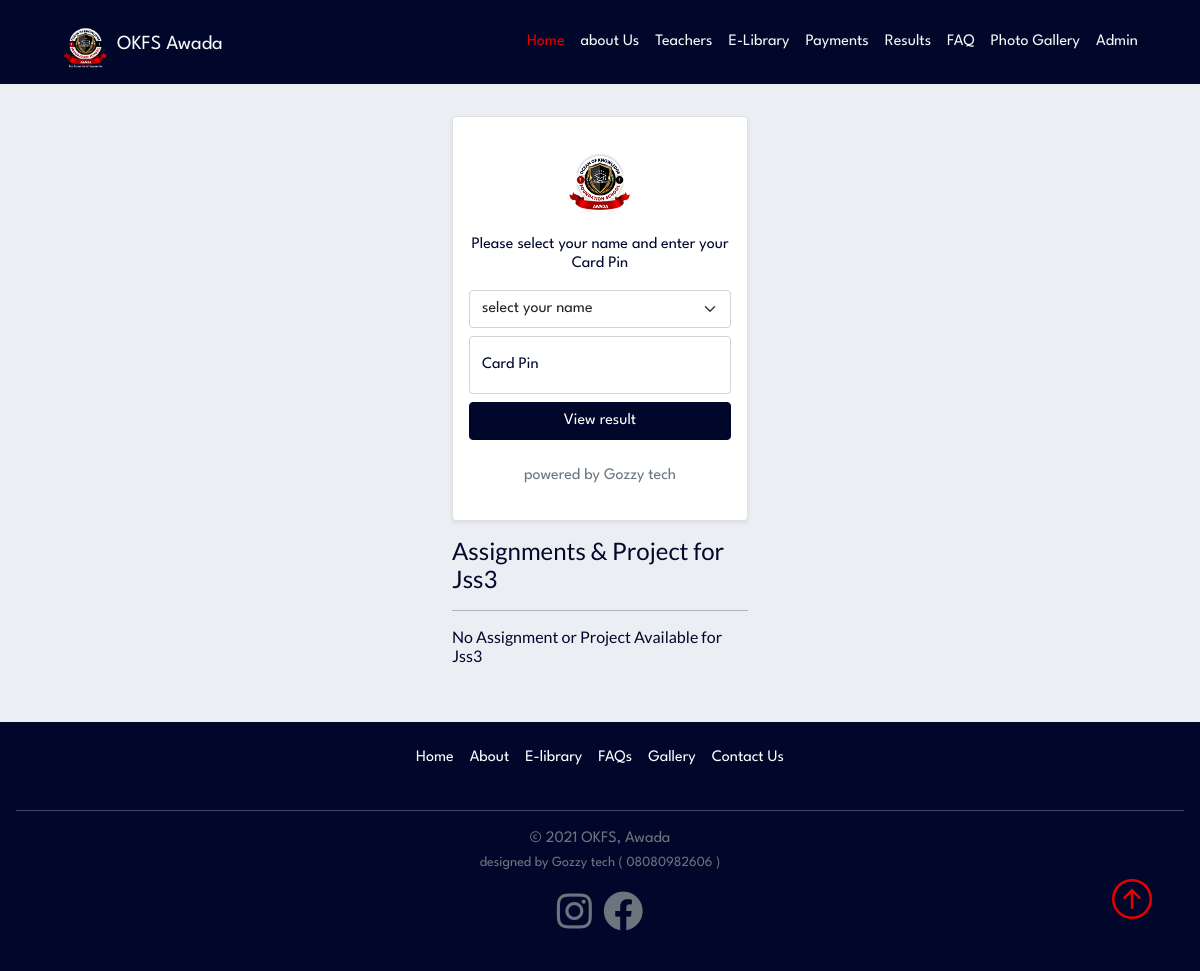
The app's page /SRMS/Jss3/1/, older data.
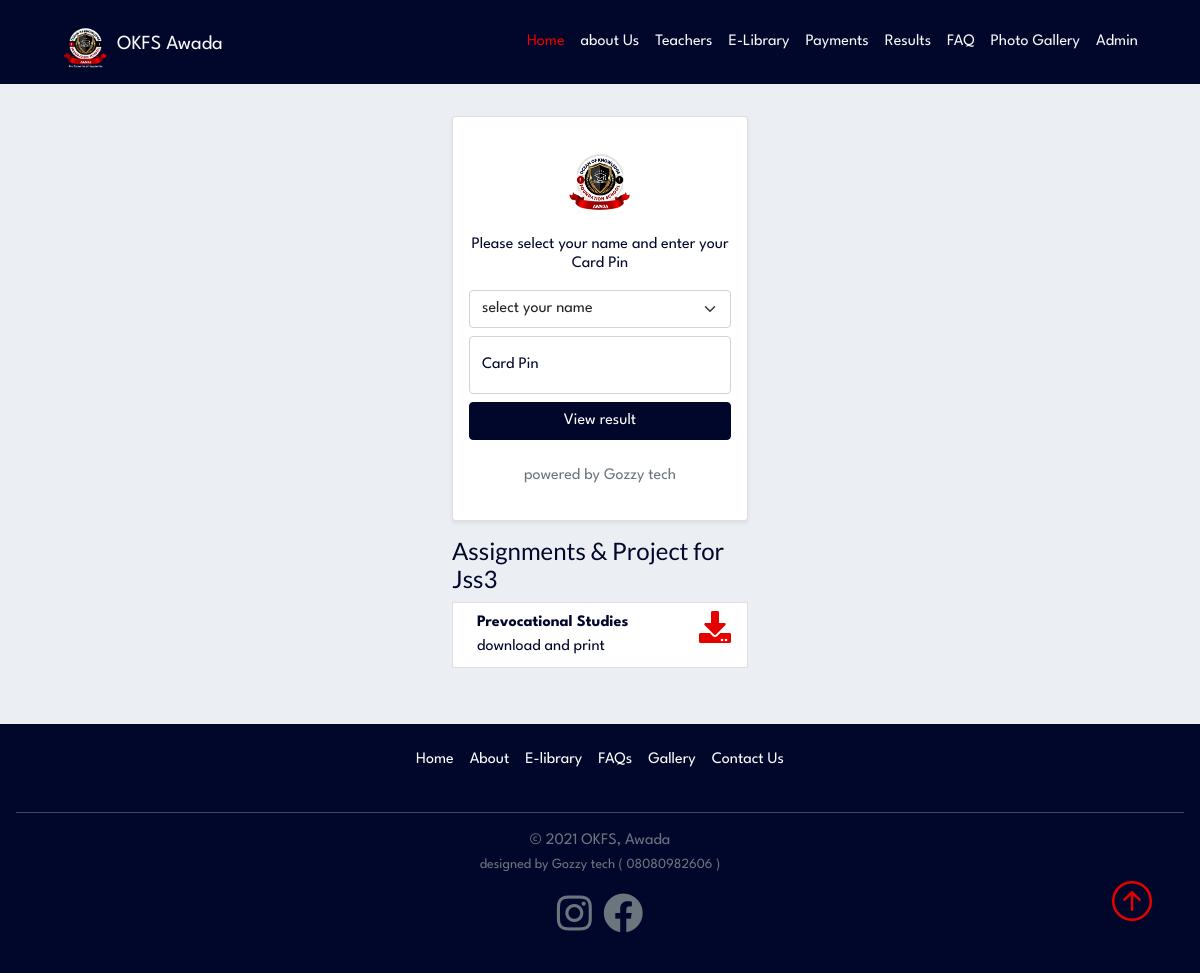
The same page, newer data.
### SRMS/models.py (models this page shows, shortened)
class Class(models.Model):
	Class=models.CharField(max_length=10, blank=True)

class Assignments(models.Model):
	Class= models.ForeignKey(Class, related_name='classes' , on_delete=models.CASCADE , blank = True,null=True)
	subject=models.CharField(max_length=200, blank=True)
	file=models.FileField(upload_to = 'media' ,blank = True)

### SRMS/views.py (the view)
# urls.py: path('<str:Classname>/<int:id>/',students_view, name='students'),
def students_view(request,Classname,id):
	queryset=Student.objects.filter(Class=Classname)
	queryset3=Assignments.objects.filter(Class=id)
	queryset2=Class.objects.get(Class=Classname)
	context = {
		"students": queryset,
		"class":queryset2,
		"Assignments":queryset3,
    }
	return render(request, "Students.html", context)

### SRMS/templates/Students.html (shortened to what this page needs)
{% extends 'base.html' %}
{% load static %}
{% block content %}
<section class="p-2 bg-light">
<div class="container my-3 mt-md-4" style="width: 320px;">
<div class="card shadow-sm ">
              <div class="card-body text-center">
	<img class=" img-fluid mb-2" src="{% static 'OKFS.png' %}" alt="" width="88" height="78">
	  <form action="{% url 'SRMS:result' Classname=class.Class %}"  method="POST">
	    <h6 class=" mb-3 fw-normal"style=" font-family: 'League Spartan', sans-serif;">Please select your name and enter your Card Pin</h6>
	     <div class="mb-2">
	              <select class="form-select" name="Name" id="country" required>
	                <option value="">select your name</option>
	              </select>
	            </div>
	    <div class="mt-2 form-floating">
	      <input type="pin" name="Pin" class="form-control" id="pin" placeholder="enter Card Pin">
	      <label for="pin">Card Pin</label>
	    </div>
	    <button class=" my-2 w-100 btn btn-md btn-primary" type="submit" value="Save">View result</button>
	    <p class="mt-3 mb-3 text-muted">powered by Gozzy tech</p>
	  </form>
            </div>
     </div>
  </div>
  <div class="container mb-5" style="width: 320px;">
	{% if Assignments %}
		<h4 >Assignments & Project for {{ class.Class}}</h4>
		{% for Assignment in Assignments %}
		<li class="list-group-item d-flex justify-content-between align-items-start">
		  <div class="ms-2 me-auto">
			<div class="fw-bold">{{ Assignment.subject }}</div>
			download and print
		  </div>
		  <a href="{{ Assignment.file.url }}"  download><i class="fa fa-download h2"></i></a>
		</li>
		{% endfor %}
	{% else %}
	<h4>Assignments & Project for {{ class.Class}}</h4>
	<hr>
	 <h6> No Assignment or Project Available for {{ class.Class}} </h6>
	{% endif %}
  </div>
 </section>
{% endblock %}

Row changes from the older to the newer data that the page shows:
shown differently, row unchanged: Class "Jss3": Class "Jss3" → (not shown)
added Assignments: subject "Prevocational Studies"
Text that changed along with them:
text no longer shown: "No Assignment or Project Available for"
